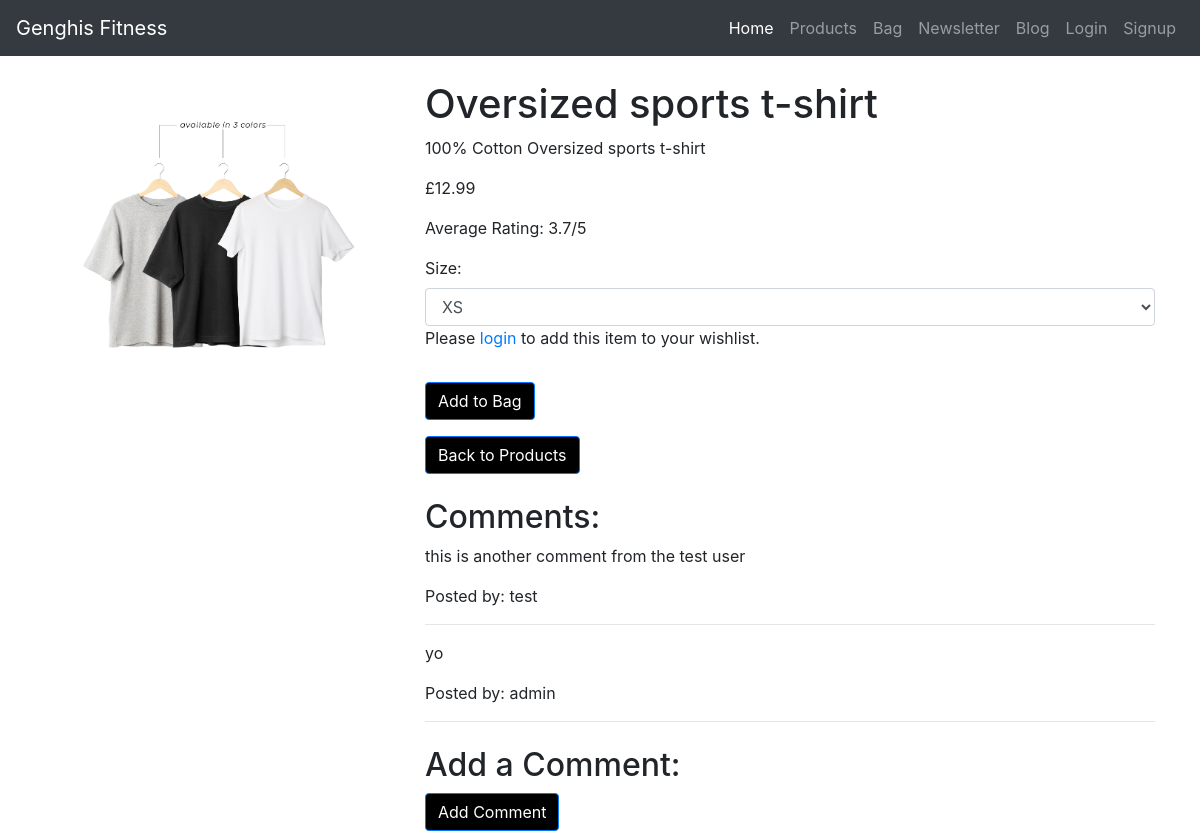
Page /products/product/2/ on the earlier database version.
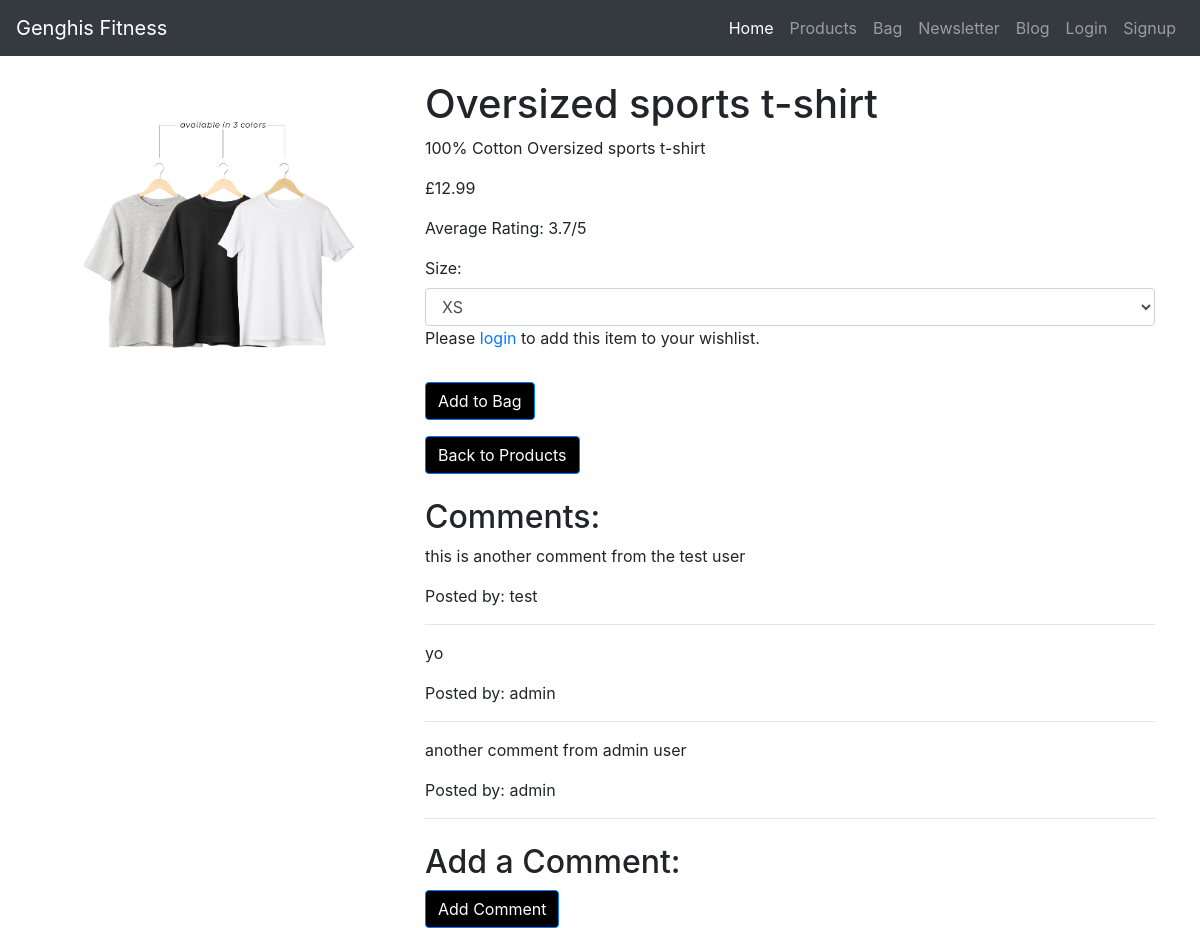
Same page on the later database version.
### products/models.py (models this page shows)
class Product(models.Model):
    name = models.CharField(max_length=100)
    description = models.TextField()
    price = models.DecimalField(max_digits=10, decimal_places=2)
    image = models.ImageField(upload_to='products/')
    created_at = models.DateTimeField(auto_now_add=True)
    category = models.ForeignKey(
        'Category', on_delete=models.CASCADE, related_name='products')
    has_sizes = models.BooleanField(default=False, null=True, blank=True)

class Comment(models.Model):
    product = models.ForeignKey(
        Product, on_delete=models.CASCADE, related_name='comments')
    user = models.ForeignKey(User, on_delete=models.CASCADE)
    content = models.TextField()
    created_at = models.DateTimeField(auto_now_add=True)
    updated_at = models.DateTimeField(auto_now=True)

### products/views.py (the view, shortened to what this page needs)
class ProductDetailView(DetailView):
    model = Product
    template_name = 'products/product_detail.html'
    context_object_name = 'product'
    def get_context_data(self, **kwargs):
        context = super().get_context_data(**kwargs)
        product = self.get_object()
        average_rating = product.product_ratings.aggregate(
            average_rating=Avg('rating')).get('average_rating')
        context['average_rating'] = round(
            average_rating, 1) if average_rating is not None else 0
        context['has_rated'] = False
        if self.request.user.is_authenticated:
            existing_rating = ProductRating.objects.filter(
                product=product,
                user=self.request.user).first()
            if existing_rating:
                context['has_rated'] = True
        return context

### context/bag_processor.py (called while the page is built, shortened)
def bag_contents(request):
    bag_items = []
    total = 0
    product_count = 0
    bag = request.session.get('bag', {})
    context = {
        'bag_items': bag_items,
        'total': total,
        'product_count': product_count,
        'grand_total': total,
    }
    return context

### products/templates/products/product_detail.html (shortened to what this page needs)
{% extends "base.html" %}
{% load static %}
{% block content %}
<div class="container">
    <div class="row">
        <div class="col-md-4">
            <img src="{{ product.image.url }}" class="img-fluid" alt="Product Image">
        </div>
        <div class="col-md-8">
            <h1 class="mt-4">{{ product.name }}</h1>
            <p>{{ product.description }}</p>
            <p class="card-price">£{{ product.price }}</p>
            <p>Average Rating: {{ average_rating|floatformat:1 }}/5</p>
            {% if user.is_authenticated %}
                {% if not has_rated %}
                <form method="post" action="{% url 'products:product_detail' product.pk %}">
                        {% csrf_token %}
                        <div class="form-group">
                            <label for="rating">Rate this product:</label>
                            <select class="form-control" id="rating" name="rating">
                                <option value="1">1 star</option>
                                <option value="2">2 stars</option>
                                <option value="3">3 stars</option>
                                <option value="4">4 stars</option>
                                <option value="5">5 stars</option>
                            </select>
                        </div>
                        <button type="submit" class="btn btn-primary">Submit Rating</button>
                    </form>
                {% else %}
                    <p>You have already rated this product.</p>
                {% endif %}
                <form class="add-to-cart-form" method="POST" action="{% url 'bag:add_to_bag' item_id=product.pk %}">
                    {% csrf_token %}
                    <input type="hidden" name="product_id" value="{{ product.pk }}">
                    <input type="hidden" name="quantity" value="1">
                    <input type="hidden" name="redirect_url" value="{{ request.path }}">
                    {% if product.has_sizes %}
                        <label for="product_size">Size:</label>
                        <select name="product_size" id="product_size" class="form-control">
                            <option value="XS">XS</option>
                            <option value="S">S</option>
                            <option value="M">M</option>
                            <option value="L">L</option>
                            <option value="XL">XL</option>
                        </select>
                    {% endif %}
                    <button type="submit" class="btn btn-primary mt-3">Add to Bag</button>
                </form>
                <form class="add-to-wishlist-form" method="POST" action="{% url 'wishlist:add_to_wishlist' product_id=product.pk %}">
                    {% csrf_token %}
                    <input type="hidden" name="product_id" value="{{ product.pk }}">
                    <input type="hidden" name="redirect_url" value="{{ request.path }}">
                    {% if product.has_sizes %}
                        <div class="form-group">
                            <label for="product_size">Size:</label>
                            <select name="size" id="product_size" class="form-control" required>
                                <option value="XS">XS</option>
                                <option value="S">S</option>
                                <option value="M">M</option>
                                <option value="L">L</option>
                                <option value="XL">XL</option>
                            </select>
                        </div>
                    {% endif %}
                    <button type="submit" class="btn btn-primary mt-3">Add to Wishlist</button>
                </form>
            {% else %}
                <form class="add-to-cart-form" method="POST" action="{% url 'bag:add_to_bag' item_id=product.pk %}">
                    {% if product.has_sizes %}
                        <label for="product_size">Size:</label>
                        <select name="product_size" id="product_size" class="form-control">
                            <option value="XS">XS</option>
                        </select>
                    {% endif %}
                    <p>Please <a href="{% url 'account_login' %}">login</a> to add this item to your wishlist.</p>
                    <button type="submit" class="btn btn-primary mt-3">Add to Bag</button>
                </form>
            {% endif %}
            <div class="mt-3">
                <a href="{% url 'products:product_list' %}" class="btn btn-primary">Back to Products</a>
            </div>
            <div class="mt-4">
                <h2>Comments:</h2>
                {% for comment in product.comments.all %}
                    <div class="comment">
                        <p>{{ comment.content }}</p>
                        <p class="comment-user">Posted by: {{ comment.user.username }}</p>
                    </div>
                    <hr>
                {% empty %}
                    <p>No comments yet.</p>
                {% endfor %}
            </div>
            <div class="mt-4">
                <h2>Add a Comment:</h2>
                <form method="post" action="{% url 'products:add_comment' product_id=product.id %}">
                    <button type="submit" class="btn btn-primary">Add Comment</button>
                </form>
            </div>
        </div>
    </div>
</div>
{% endblock %}

### templates/base.html (shortened to what this page needs)
{% load static %}
<!doctype html>
<html lang="en">
<head>
    {% block corecss %}
    <link rel="stylesheet" href="https://stackpath.bootstrapcdn.com/bootstrap/4.4.1/css/bootstrap.min.css">
    <link rel="stylesheet" href="{% static 'css/base.css' %}">
    {% endblock %}
</head>
<body>
<header>
    <nav class="navbar navbar-expand-lg navbar-dark bg-dark">
        <a class="navbar-brand" href="{% url 'home' %}">Genghis Fitness</a>
        <div class="collapse navbar-collapse" id="navbarNav">
            <ul class="navbar-nav ml-auto">
                <li class="nav-item active">
                    <a class="nav-link" href="{% url 'home' %}">Home <span class="sr-only">(current)</span></a>
                </li>
                <li class="nav-item">
                    <a class="nav-link" href="{% url 'products:product_list' %}">Products</a>
                </li>
                <li class="nav-item">
                    <a class="nav-link" href="{% url 'bag:view_bag' %}">
                         Bag
                    </a>
                </li>
                <li class="nav-item">
                    <a class="nav-link" href="{% url 'contact' %}">Newsletter</a>
                </li>
                <li class="nav-item">
                    <a class="nav-link" href="{% url 'blog:blog_list' %}">Blog</a>
                </li>
                {% if user.is_authenticated %}
                <li class="nav-item">
                    <a class="nav-link" href="{% url 'wishlist:wishlist' %}">Wishlist</a>
                </li>
                <li class="nav-item">
                    <a class="nav-link" href="{% url 'account_logout' %}">Logout</a>
                </li>
                {% else %}
                <li class="nav-item">
                    <a class="nav-link" href="{% url 'account_login' %}">Login</a>
                </li>
                <li class="nav-item">
                    <a class="nav-link" href="{% url 'account_signup' %}">Signup</a>
                </li>
                {% endif %}
            </ul>
        </div>
    </nav>
</header>
{% block content %}
{% endblock %}
</body>
</html>

### static/css/base.css (style rules this page uses)
body, html { height: 100%; margin: 0; padding: 0; }
.btn-primary { background-color: black; color: white; }

Differences in the rows shown:
added Comment: content "another comment from admin user", user.username "admin"
